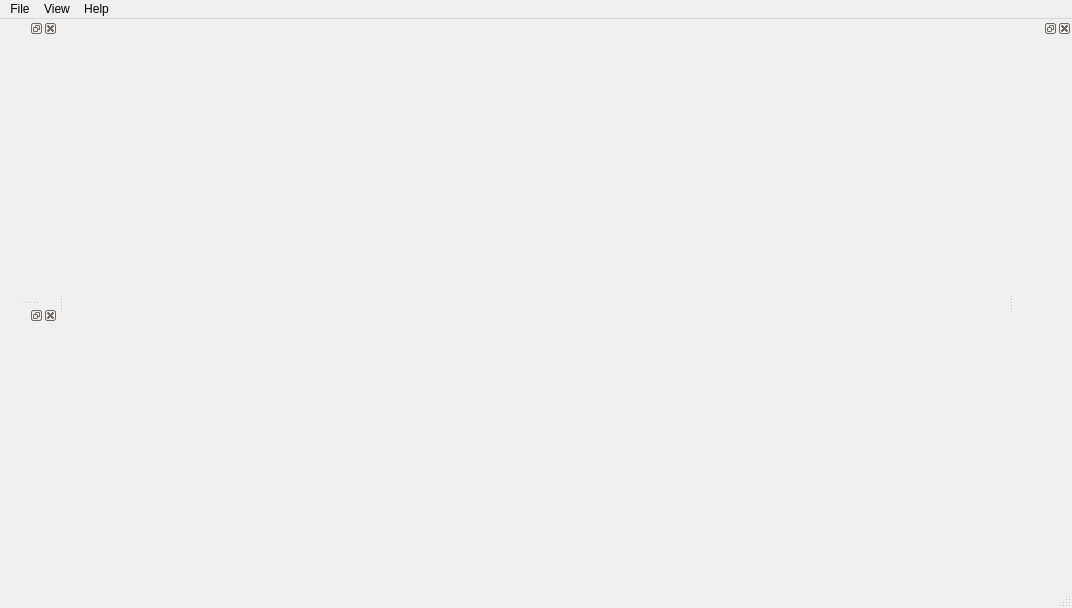
<?xml version="1.0" encoding="UTF-8"?>
<ui version="4.0">
 <class>ViewerMainWindow</class>
 <widget class="QMainWindow" name="ViewerMainWindow">
  <property name="geometry">
   <rect>
    <x>0</x>
    <y>0</y>
    <width>1072</width>
    <height>608</height>
   </rect>
  </property>
  <property name="windowTitle">
   <string>MainWindow</string>
  </property>
  <widget class="QWidget" name="centralwidget">
   <layout class="QVBoxLayout" name="verticalLayout"/>
  </widget>
  <widget class="QMenuBar" name="menubar">
   <property name="geometry">
    <rect>
     <x>0</x>
     <y>0</y>
     <width>1072</width>
     <height>30</height>
    </rect>
   </property>
   <widget class="QMenu" name="menuFile">
    <property name="title">
     <string>File</string>
    </property>
    <addaction name="actionExit"/>
   </widget>
   <widget class="QMenu" name="menuHelp">
    <property name="title">
     <string>Help</string>
    </property>
    <addaction name="actionAbout"/>
   </widget>
   <widget class="QMenu" name="menuView">
    <property name="title">
     <string>View</string>
    </property>
    <widget class="QMenu" name="menuAdd">
     <property name="title">
      <string>Add</string>
     </property>
     <addaction name="action3D_View"/>
     <addaction name="actionRGB_View"/>
     <addaction name="actionDepth_View"/>
    </widget>
    <addaction name="menuAdd"/>
   </widget>
   <addaction name="menuFile"/>
   <addaction name="menuView"/>
   <addaction name="menuHelp"/>
  </widget>
  <widget class="QStatusBar" name="statusbar"/>
  <widget class="QDockWidget" name="dockWidget">
   <attribute name="dockWidgetArea">
    <number>1</number>
   </attribute>
   <widget class="ImageViewer" name="imageViewer"/>
  </widget>
  <widget class="QDockWidget" name="dockWidget_2">
   <attribute name="dockWidgetArea">
    <number>1</number>
   </attribute>
   <widget class="ImageViewer" name="depthViewer"/>
  </widget>
  <widget class="QDockWidget" name="dockWidget_3">
   <property name="sizePolicy">
    <sizepolicy hsizetype="Maximum" vsizetype="Maximum">
     <horstretch>0</horstretch>
     <verstretch>0</verstretch>
    </sizepolicy>
   </property>
   <attribute name="dockWidgetArea">
    <number>2</number>
   </attribute>
   <widget class="PointcloudViewer" name="pointcloudViewer"/>
  </widget>
  <action name="actionExit">
   <property name="text">
    <string>Close</string>
   </property>
  </action>
  <action name="actionAbout">
   <property name="text">
    <string>About</string>
   </property>
  </action>
  <action name="action3D_View">
   <property name="text">
    <string>3D View</string>
   </property>
  </action>
  <action name="actionRGB_View">
   <property name="text">
    <string>RGB View</string>
   </property>
  </action>
  <action name="actionDepth_View">
   <property name="text">
    <string>Depth View</string>
   </property>
  </action>
 </widget>
 <customwidgets>
  <customwidget>
   <class>ImageViewer</class>
   <extends>QWidget</extends>
   <header>image_viewer.hpp</header>
   <container>1</container>
  </customwidget>
  <customwidget>
   <class>PointcloudViewer</class>
   <extends>QWidget</extends>
   <header>pointcloud_viewer.hpp</header>
   <container>1</container>
  </customwidget>
 </customwidgets>
 <resources/>
 <connections>
  <connection>
   <sender>actionExit</sender>
   <signal>triggered()</signal>
   <receiver>ViewerMainWindow</receiver>
   <slot>close()</slot>
   <hints>
    <hint type="sourcelabel">
     <x>-1</x>
     <y>-1</y>
    </hint>
    <hint type="destinationlabel">
     <x>399</x>
     <y>299</y>
    </hint>
   </hints>
  </connection>
 </connections>
</ui>
